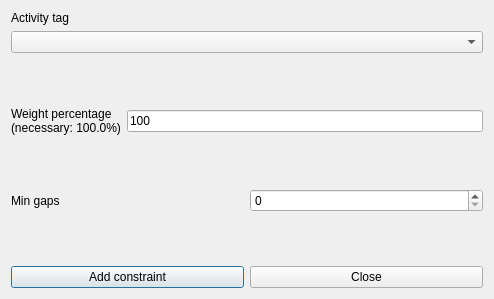
<?xml version="1.0" encoding="UTF-8"?>
<ui version="4.0">
 <class>AddConstraintStudentsMinGapsBetweenActivityTagPerRealDayForm_template</class>
 <widget class="QDialog" name="AddConstraintStudentsMinGapsBetweenActivityTagPerRealDayForm_template">
  <property name="geometry">
   <rect>
    <x>0</x>
    <y>0</y>
    <width>494</width>
    <height>299</height>
   </rect>
  </property>
  <property name="windowTitle">
   <string extracomment="This is the title of the dialog to add a new constraint of this type">Add students min gaps between activity tag per real day</string>
  </property>
  <layout class="QVBoxLayout" name="verticalLayout_2">
   <item>
    <layout class="QVBoxLayout" name="verticalLayout">
     <item>
      <widget class="QLabel" name="activityTagTextLabel">
       <property name="frameShape">
        <enum>QFrame::NoFrame</enum>
       </property>
       <property name="frameShadow">
        <enum>QFrame::Plain</enum>
       </property>
       <property name="text">
        <string>Activity tag</string>
       </property>
       <property name="wordWrap">
        <bool>false</bool>
       </property>
      </widget>
     </item>
     <item>
      <widget class="QComboBox" name="activityTagComboBox">
       <property name="editable">
        <bool>false</bool>
       </property>
       <property name="insertPolicy">
        <enum>QComboBox::NoInsert</enum>
       </property>
       <property name="duplicatesEnabled">
        <bool>false</bool>
       </property>
      </widget>
     </item>
    </layout>
   </item>
   <item>
    <spacer name="spacer1">
     <property name="orientation">
      <enum>Qt::Vertical</enum>
     </property>
     <property name="sizeType">
      <enum>QSizePolicy::Expanding</enum>
     </property>
     <property name="sizeHint" stdset="0">
      <size>
       <width>20</width>
       <height>31</height>
      </size>
     </property>
    </spacer>
   </item>
   <item>
    <layout class="QHBoxLayout" name="horizontalLayout">
     <item>
      <widget class="QLabel" name="weightTextLabel">
       <property name="frameShape">
        <enum>QFrame::NoFrame</enum>
       </property>
       <property name="frameShadow">
        <enum>QFrame::Plain</enum>
       </property>
       <property name="text">
        <string>Weight percentage
(necessary: 100.0%)</string>
       </property>
       <property name="wordWrap">
        <bool>false</bool>
       </property>
      </widget>
     </item>
     <item>
      <widget class="QLineEdit" name="weightLineEdit">
       <property name="text">
        <string notr="true">100</string>
       </property>
      </widget>
     </item>
    </layout>
   </item>
   <item>
    <spacer name="spacer1_2">
     <property name="orientation">
      <enum>Qt::Vertical</enum>
     </property>
     <property name="sizeType">
      <enum>QSizePolicy::Expanding</enum>
     </property>
     <property name="sizeHint" stdset="0">
      <size>
       <width>20</width>
       <height>18</height>
      </size>
     </property>
    </spacer>
   </item>
   <item>
    <layout class="QHBoxLayout" name="horizontalLayout_2">
     <item>
      <widget class="QLabel" name="minGapsTextLabel">
       <property name="frameShape">
        <enum>QFrame::NoFrame</enum>
       </property>
       <property name="frameShadow">
        <enum>QFrame::Plain</enum>
       </property>
       <property name="text">
        <string>Min gaps</string>
       </property>
       <property name="wordWrap">
        <bool>false</bool>
       </property>
      </widget>
     </item>
     <item>
      <widget class="QSpinBox" name="minGapsSpinBox"/>
     </item>
    </layout>
   </item>
   <item>
    <spacer name="spacer1_3">
     <property name="orientation">
      <enum>Qt::Vertical</enum>
     </property>
     <property name="sizeType">
      <enum>QSizePolicy::Expanding</enum>
     </property>
     <property name="sizeHint" stdset="0">
      <size>
       <width>20</width>
       <height>16</height>
      </size>
     </property>
    </spacer>
   </item>
   <item>
    <layout class="QHBoxLayout">
     <item>
      <widget class="QPushButton" name="addConstraintPushButton">
       <property name="text">
        <string>Add constraint</string>
       </property>
      </widget>
     </item>
     <item>
      <widget class="QPushButton" name="closePushButton">
       <property name="text">
        <string>Close</string>
       </property>
      </widget>
     </item>
    </layout>
   </item>
  </layout>
 </widget>
 <layoutdefault spacing="6" margin="11"/>
 <resources/>
 <connections/>
</ui>
